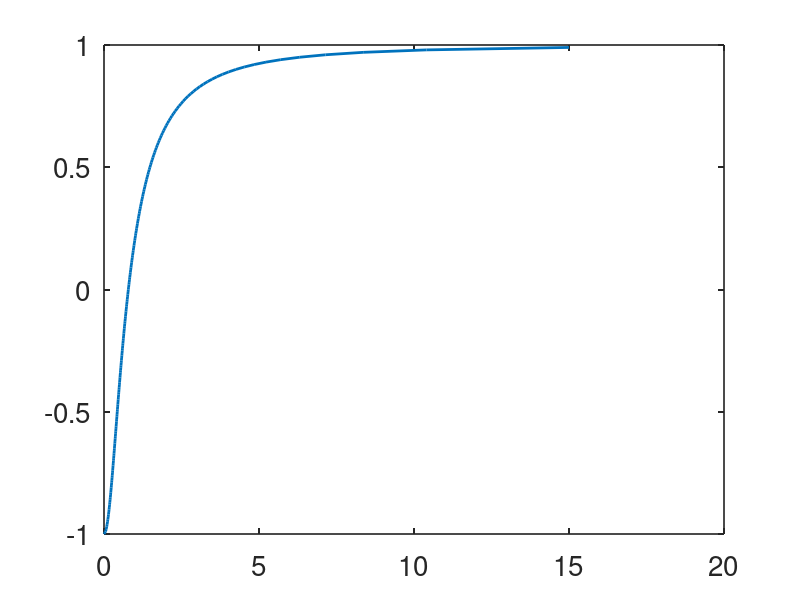

Here is the MATLAB script that generated this plot: (Note: this script raises an error after producing the figure.)
%pl schrodinger equation
 set(0,                           ...
   'defaultaxesfontsize', 20,   ...
   'defaultaxeslinewidth', 1.2, ...
   'defaultlinelinewidth', 2.0, ...
   'defaultpatchlinewidth', 0.7); 

 
global x1 x2
mu =[-1:.01:1];  %mu is the proposed eigenvalue
 

lam =sqrt(1-mu);
eta=sqrt(1+mu);
  x1 = atan(eta./lam)./lam;
 
figure(1)
plot(x1,mu)

  stop
 x1=1
x2=0.75

% guess a lower bound
a = -1;

% guess an upper bound
b = 0.99;

%this is the answer - call the function bisect(a,b,@fval)

r = bisect(a,b,@fval)

figure(1)
plot(mu,fval(mu), r,fval(r),'*')


function root = bisect(a,b,feval)

ul = a;
fl = feval(ul);
uu = b;
fu = feval(uu);

% we make the assumption, without checking, that 
% fu*fl<0

% if not, the algoritm fails to find a root.

N = 20;  % number of iterates
% the main bisection algorithm
for j = 1:N
uc = (ul+uu)/2;
fc = feval(uc);
ftest = (fc.*fl>0);
ul = ftest.*uc+(1-ftest).*ul;
fl = ftest.*fc + (1-ftest).*fl;

uu = (1-ftest).*uc+ ftest.*uu;
fu = (1-ftest).*fc + ftest.*fu;
end
root = uc;

end
%given x1 and x2 find mu by bisection
function f=fval(mu);
global x1 x2
lam =sqrt(1-mu);
eta=sqrt(1+mu);
E=exp(eta*x2);
  f=E.*(cos(lam*x2) .*sin(lam*x1).*(eta.^2-lam.^2) ...
      + 2*cos(lam*x2) .*cos(lam*x1).*eta.*lam ...
      + sin(lam*x2) .*cos(lam*x1).*(lam.^2-eta.^2)) ...
      + (sin(lam*x2) .*cos(lam*x1).*(eta.^2+lam.^2) ...
      - cos(lam*x2) .*sin(lam*x1).*(eta.^2+lam.^2) ...
      + 2*sin(lam*x2) .*sin(lam*x1).*eta.*lam)./E;

end
